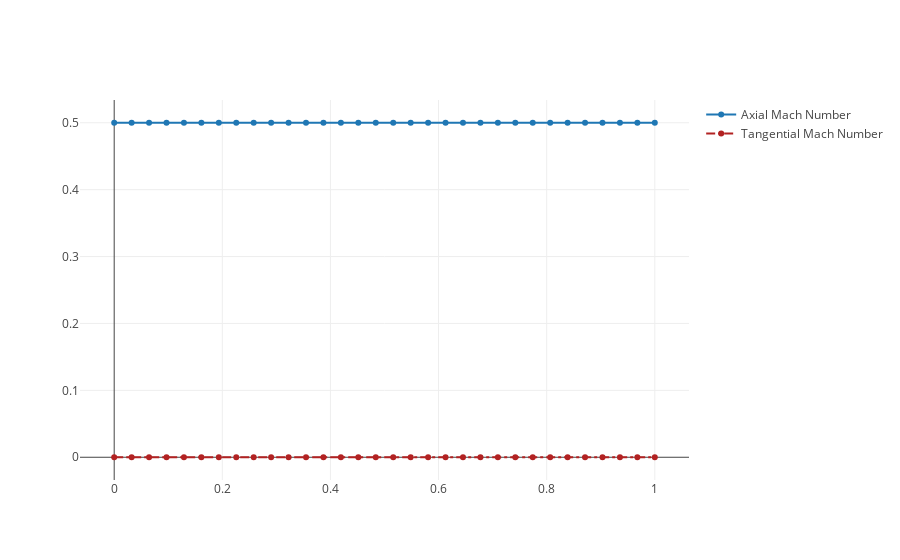

Notebook cell for this chart:
### Code cell
plotly.express.line(
    flow_data,
    x='radius',
    y=['M_x','M_theta'],
    labels={'x':'radius', 'y': 'Flow Velocity [-]'}, title = 'Velocity Profile')

fig = go.Figure()
#fig = go.Figure(layout=layout)
fig.add_trace(go.Scatter(x=flow_data['radius'], y = flow_data['M_x'],
                        mode='lines+markers', name = 'Axial Mach Number'))
fig.add_trace(go.Scatter(x=flow_data['radius'], y = flow_data['M_theta'],
                        mode='lines+markers', name = 'Tangential Mach Number',
                        line=dict(color='firebrick',width=2,dash='dashdot')))

### Figure 1 — Plotly figure (JSON) as saved in the notebook; plotly's stock layout.template omitted (floating-point values rounded to 4 significant figures)
{"data": [{"mode": "lines+markers", "name": "Axial Mach Number", "type": "scatter", "x": [0, 0.03226, 0.06452, 0.09677, 0.129, 0.1613, 0.1935, 0.2258, 0.2581, 0.2903, 0.3226, 0.3548, 0.3871, 0.4194, 0.4516, 0.4839, 0.5161, 0.5484, 0.5806, 0.6129, 0.6452, 0.6774, 0.7097, 0.7419, 0.7742, 0.8065, 0.8387, 0.871, 0.9032, 0.9355, 0.9677, 1], "y": [0.5, 0.5, 0.5, 0.5, 0.5, 0.5, 0.5, 0.5, 0.5, 0.5, 0.5, 0.5, 0.5, 0.5, 0.5, 0.5, 0.5, 0.5, 0.5, 0.5, 0.5, 0.5, 0.5, 0.5, 0.5, 0.5, 0.5, 0.5, 0.5, 0.5, 0.5, 0.5]}, {"line": {"color": "firebrick", "dash": "dashdot", "width": 2}, "mode": "lines+markers", "name": "Tangential Mach Number", "type": "scatter", "x": [0, 0.03226, 0.06452, 0.09677, 0.129, 0.1613, 0.1935, 0.2258, 0.2581, 0.2903, 0.3226, 0.3548, 0.3871, 0.4194, 0.4516, 0.4839, 0.5161, 0.5484, 0.5806, 0.6129, 0.6452, 0.6774, 0.7097, 0.7419, 0.7742, 0.8065, 0.8387, 0.871, 0.9032, 0.9355, 0.9677, 1], "y": [0, 0, 0, 0, 0, 0, 0, 0, 0, 0, 0, 0, 0, 0, 0, 0, 0, 0, 0, 0, 0, 0, 0, 0, 0, 0, 0, 0, 0, 0, 0, 0]}], "layout": {"autosize": true, "xaxis": {"autorange": true, "range": [-0.06034, 1.06], "type": "linear"}, "yaxis": {"autorange": true, "range": [-0.04126, 0.5413], "type": "linear"}}}
